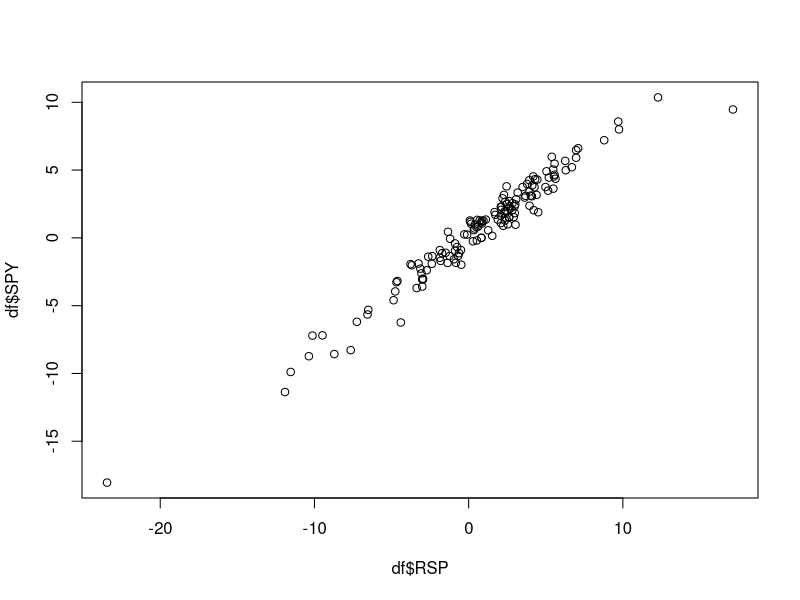
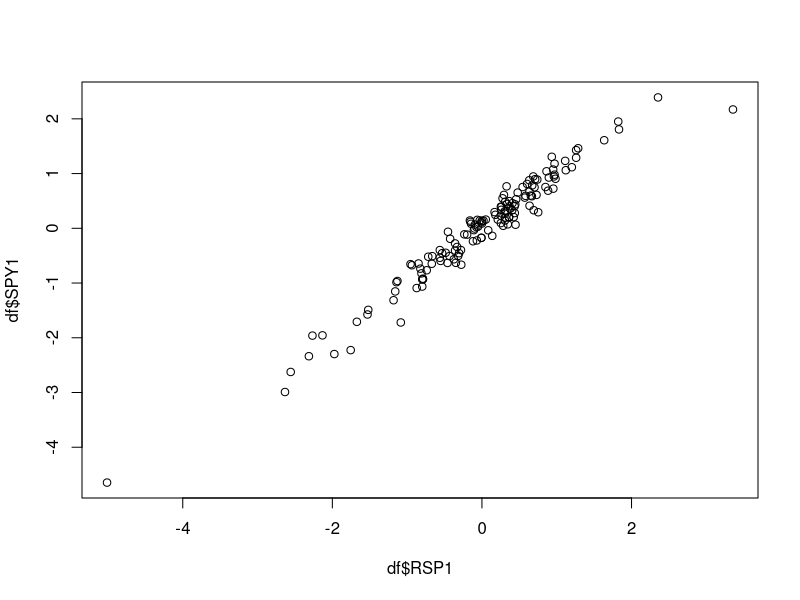

Source code (R) for these figures, in order:
setwd('C:/courses/Coursera/Current/Excel/Week4')
1 - pnorm((180 - 155) / 20)
sqrt(15^2+10^2)
X = c(12, 23, 4, 36, 10, 67, 58, 40, 33) 
Y = c(1.5, 10, 8.3, 4, 1.4, 1.8, 2.2, 4, 3)
cor(X, Y)
cor((X - mean(X))/sd(X), (Y - mean(Y))/sd(Y))
df <- read.csv('test.csv')
cov(df$RSP, df$SPY)
cor(df$RSP, df$SPY)
plot(df$RSP, df$SPY)
summary(lm(df$SPY ~ df$RSP))
df$RSP1 <- (df$RSP - mean(df$RSP)) / sd(df$RSP)
df$SPY1 <- (df$SPY - mean(df$SPY)) / sd(df$SPY)
cov(df$RSP1, df$SPY1)
cor(df$RSP1, df$SPY1)
plot(df$RSP1, df$SPY1)
summary(lm(df$SPY1 ~ df$RSP1))
1 - (0.5)^2 / 1
log(1/sqrt(1-0.87^2))/log(2)
